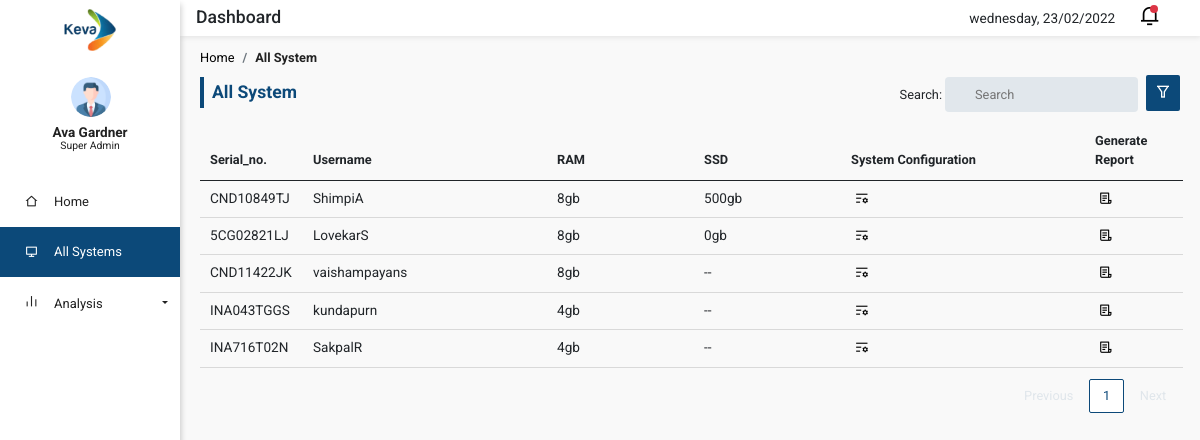
Page /systems/ on the committed database.
### LP_app/models.py (models this page shows, shortened)
class AllSystem(models.Model):
    serial_no = models.CharField(max_length=100)
    username = models.CharField(max_length=100)
    ram_size = models.CharField(max_length=100)
    ssd_size = models.CharField(max_length=100)
    timestamp = models.DateTimeField(auto_now_add=False)

### LP_app/views.py (the view)
# urls.py: path('systems/', views.systems, name='systems'),
def systems(request):
    all_sys_obj = AllSystem.objects.all()
    context = {
        'all_sys_obj': all_sys_obj
    }
    return render(request, 'LP/system.html' , context)

### LP_app/templates/LP/system.html (shortened to what this page needs)
{% extends 'LP/base.html' %} {% load static %} {% block content %}
<section class="screen_outerbox robo">
    <div class="d-flex align-items-center justify-content-start mb-2 px-1">
        <nav aria-label="breadcrumb">
            <ol class="breadcrumb mb-0">
                <li class="breadcrumb-item"><a href="{% url 'home' %}">Home</a></li>
                <li class="breadcrumb-item active fw-bold" aria-current="page">All System</li>
            </ol>
        </nav>
    </div>
    <div class="d-flex align-items-center justify-content-between mb-2 px-1">
        <h4 class="topic_heading_text fw-bold">
            All System
        </h4>
        <div class="right_filter d-flex align-items-center col-6 justify-content-end">
            <div class="dropdown">
                <button class="btn primary_btn" type="button" id="filter_system" data-bs-toggle="dropdown"
                    aria-expanded="false">
                    <i class="ri-filter-line"></i>
                </button>
            </div>
        </div>
    </div>
    <div class="mb-3 px-1">
        <table id="system_table" class="mt-2 ui table">
            <thead>
                <tr>
                    <th>Serial_no.</th>
                    <th>Username</th>
                    <th>RAM</th>
                    <th>SSD</th>
                    <th>System Configuration </th>
                    <th>Generate Report</th>
                </tr>
            </thead>
            <tbody>
                {% for all_sys in all_sys_obj %}
                <tr>
                    <td>{{ all_sys.serial_no|slice:":10" }}</td>
                    <td>{{ all_sys.username }}</td>
                    <td>{{ all_sys.ram_size }}</td>
                    <td>{{ all_sys.ssd_size }}</td>
                    <td><a href="{% url 'system_configuration' all_sys.serial_no  %}">
                            <i class="ri-list-settings-line p-1"></i></a>
                    </td>
                    <td><a href="{% url 'generate_report' all_sys.serial_no %}">
                            <i class="ri-file-list-3-line p-1"></i></a>
                    </td>
                </tr>
                {% endfor %}
            </tbody>
        </table>
    </div>
</section>
{% endblock %}

### LP_app/static/css/utils.css (style rules this page uses)
:root { --font-style: "Lato", sans-serif; --font-style2: "Roboto", sans-serif; --font_black: #222222; --font_white: #ffffff; --white_bg: #ffffff; --dark_blue: #0c4979; --screen_bg: #f9f9f9; --menu_hover: #0c4a792a; --input_bg: rgba(12, 73, 121, 0.1); --light_dark_font: rgba(51, 51, 51, 0.6); --light_danger_bg: rgba(255, 89, 89, 0.2); --scrollbar_bg: rgba(51, 51, 51, 0.08); --success: #4bbf73; --info: #2e55e1; --warning: #febe00; --danger: #ff5959; --black: #000; --white: #ffffff; --card_bg1: #0c4979; --card_bg2: #39d5d5; --card_bg3: #f67622; --card_bg4: #608621; }
body { font-family: var(--font-style); overflow: hidden; font-size: 0.8rem !important; background-color: var(--screen_bg); font-weight: 400 !important; }
.robo { font-family: var(--font-style2); }
a { color: var(--black); text-decoration: none; }
.h1, .h2, .h3, .h4, .h5, .h6, h1, h2, h3, h4, h5, h6 { margin-bottom: 0 !important; }
.h4, h4 { font-size: 1.1rem; }
.btn { padding: 0.2rem 0.5rem; border-radius: 2px; }
.primary_btn { background-color: var(--dark_blue); color: var(--white); }
.breadcrumb-item { color: var(--light_dark_font); }
.breadcrumb-item.active { color: var(--font_black); text-decoration: none; }
table tbody td { padding: 7px 10px !important; }

### LP_app/static/css/home.css (style rules this page uses)
.topic_heading_text { padding: 5px 0 5px 8px; border-left: 4px solid var(--dark_blue); color: var(--dark_blue); }
table.dataTable thead th, table.dataTable thead td { padding: 10px 12px; border-bottom: none; }
table.dataTable tbody td { border-bottom: 1px solid rgba(128, 128, 128, 0.272); padding: 15px 12px; font-size: 0.85rem; }
table.dataTable.no-footer { border-bottom: none; }

### rows in the picture
AllSystem: serial_no "CND10849TJ", username "ShimpiA", ram_size "8gb", ssd_size "500gb"
AllSystem: serial_no "5CG02821LJ", username "LovekarS", ram_size "8gb", ssd_size "0gb"
AllSystem: serial_no "CND11422JK", username "vaishampayans", ram_size "8gb", ssd_size "--"
AllSystem: serial_no "INA043TGGS", username "kundapurn", ram_size "4gb", ssd_size "--"
AllSystem: serial_no "INA716T02N", username "SakpalR", ram_size "4gb", ssd_size "--"
